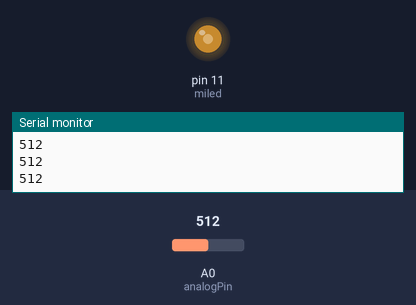
The sketch below on a simulated Arduino Uno, built with avr-gcc and run on an emulated ATmega328P. Parts: output pins drawn as LEDs (lit = HIGH), the last lines printed to the serial monitor. Inputs (shaded band) come from the test bench; at power-on: A0 (analogPin) = 512.

Above: at 1.2 s.
1.3 s: A0 (analogPin) set to 306
At 2.4 s:
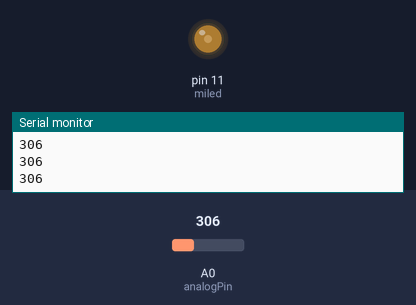
3.2 s: A0 (analogPin) set to 122
At 4.5 s:
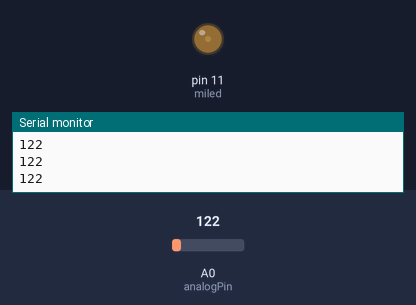
5.0 s: A0 (analogPin) set to 900
At 6.4 s:
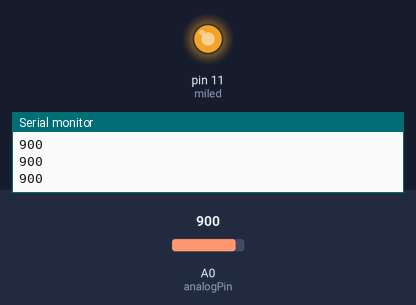
6.7 s: A0 (analogPin) set to 511
At 7.3 s:
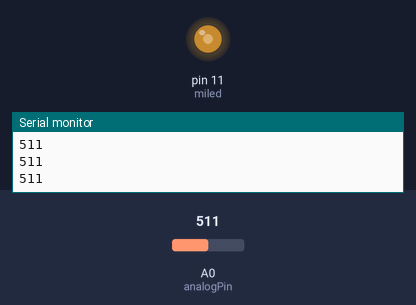
Timing chart, 0 to 9.5 s (numbered marks = the images above; inputs shaded):
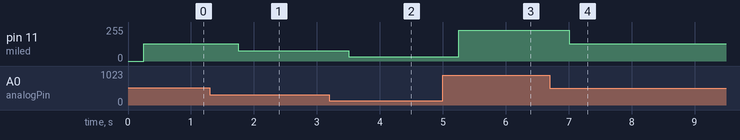

Measured:
- after the input at 1.3 s, pin 11 (miled): 130/255 → 78/255 after 0.45 s
- after the input at 3.2 s, pin 11 (miled): 78/255 → 31/255 after 0.31 s
- after the input at 5.0 s, pin 11 (miled): 31/255 → 229/255 after 0.26 s
- after the input at 6.7 s, pin 11 (miled): 229/255 → 130/255 after 0.31 s

The sketch:

nsorconledanalogico.SistemaMapeado_oct7c_copy_20231007194445.ino
```cpp
//variables y constantes globales
const int analogPin = A0;
int valSensor;
//int valBoton;
//const int digitalPin =11;
int valMap;
const int miled=11;


void setup() {
  // put your setup code here, to run once:
Serial.begin(9600);
pinMode(analogPin,INPUT);
pinMode (miled,OUTPUT);

}

void loop() {
  // put your main code here, to run repeatedly:
valSensor=analogRead(analogPin);
Serial.println(valSensor);
delay(250);

valMap=map(valSensor,0,1000,0,255); //rango de 0 a mil però los rangos led para ser leidos son de 0 a 255//
analogWrite(miled, valMap);


//valBoton=digitalRead (digitalPin);


}
```
